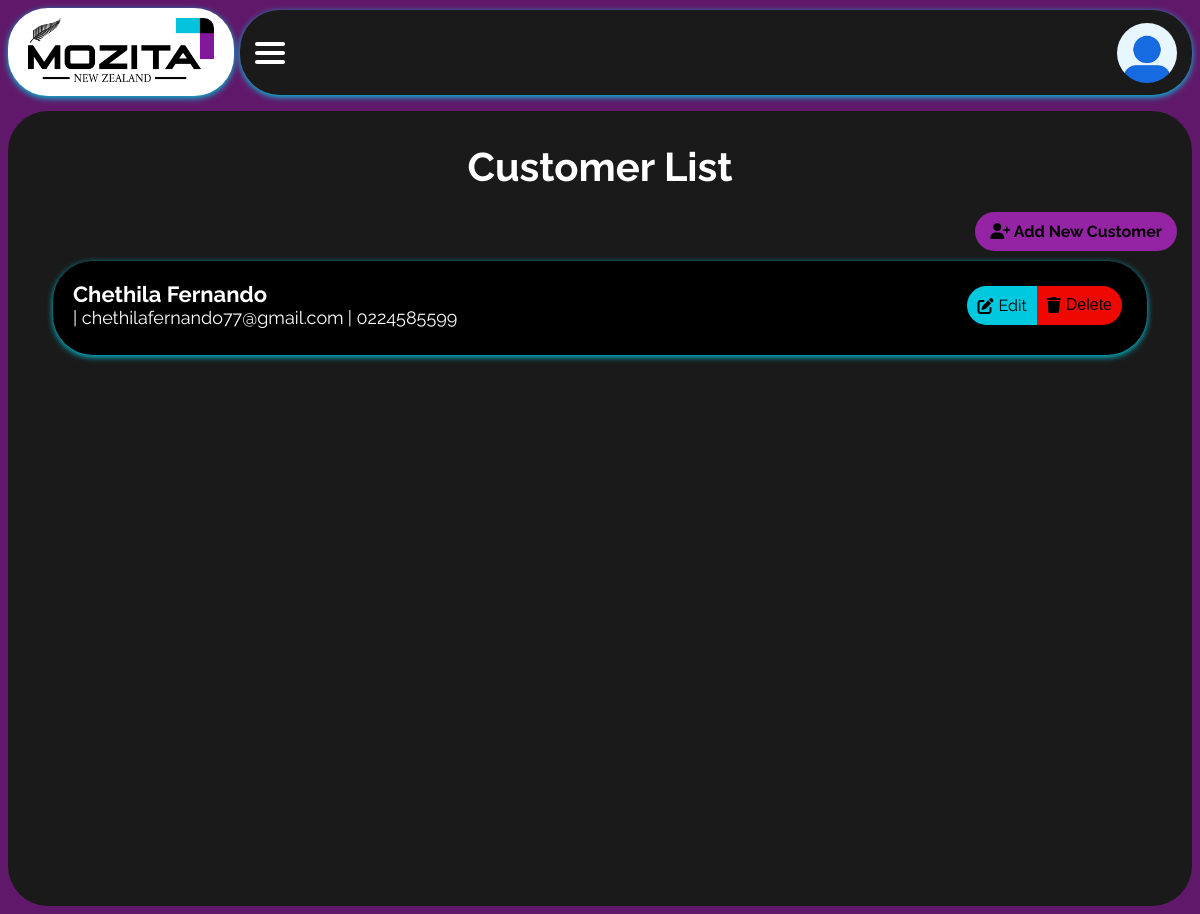
The app's page /customers (signed in) with its own data.
### app/models.py (models this page shows, shortened)
class Customer(db.Model):
    __tablename__ = 'customer'
    id = db.Column(db.Integer, primary_key=True)
    full_name = db.Column(db.String(150), nullable=False)
    phone = db.Column(db.String(50))
    email = db.Column(db.String(150))
    jobs = db.relationship('Job', back_populates='customer')

### app/routes.py (the view)
@main.route('/customers')
@login_required
def customers():
    if current_user.role == 'reception':
        flash("Access denied. Reception users can only access dashboard.",
              "error")
        return redirect(url_for('main.shift_dashboard'))
    customers = Customer.query.all()
    return render_template('customers.html', customers=customers)

### app/models.py (called while the page is built)
@login_manager.user_loader
def load_user(user_id):
    return User.query.get(int(user_id))

### app/templates/customers.html (shortened to what this page needs)
{% extends "layout.html" %}
{% block extra_css %}
<link rel="stylesheet"
      href="https://cdnjs.cloudflare.com/ajax/libs/font-awesome/6.4.0/css/all.min.css">
<link rel="stylesheet"
      href="{{ url_for('static', filename='css/customers.css') }}">
{% endblock %}
{% block content %}
<h2>Customer List</h2>
{% if current_user.role == 'admin' %}
<div class="action-bar">
  <a href="{{ url_for('main.add_customer') }}"
     class="add-customer-btn"
     aria-label="Add a new customer">
    <i class="fas fa-user-plus"></i> Add New Customer
  </a>
</div>
{% endif %}
{% if customers %}
<ul class="customer-list">
  {% for customer in customers %}
  <li class="customer-item"
      tabindex="0"
      aria-label="Customer {{ customer.full_name }}">
    <div class="customer-info">
      <span><strong>{{ customer.full_name }}</strong></span><br>
      {% if customer.email %}<small>| {{ customer.email }}</small>{% endif %}
      {% if customer.phone %}<small>| {{ customer.phone }}</small>{% endif %}
    </div>
    {% if current_user.role == 'admin' %}
    <div class="customer-actions">
      <a href="{{ url_for('main.edit_customer', customer_id=customer.id) }}"
         class="edit-button"
         aria-label="Edit customer {{ customer.full_name }}">
        <i class="fas fa-edit"></i> Edit
      </a>
      <form action="{{ url_for('main.delete_customer', id=customer.id) }}"
            method="POST"
            class="delete-form">
        <button type="submit"
                onclick="return confirm('Are you sure you want to delete {{ customer.full_name }}?')"
                class="delete-button"
                aria-label="Delete customer {{ customer.full_name }}">
          <i class="fas fa-trash"></i> Delete
        </button>
      </form>
    </div>
    {% endif %}
  </li>
  {% endfor %}
</ul>
{% else %}
<p>No customers have been added. Please add a new customer to get started.</p>
{% endif %}
{% endblock %}

### app/static/css/main.css (style rules this page uses)
body { font-family: 'Raleway', sans-serif; background-color: #60196a; color: white; margin: 0; padding: 0; }

### app/static/css/customers.css (style rules this page uses)
h2 { text-align: center; margin-top: 0; margin-bottom: 0; padding: 2rem; font-size: 2.5rem; color: #fff; }
.add-customer-btn { background-color: #9424a3; color: rgb(0, 0, 0); padding: 10px 15px; border-radius: 40px; text-decoration: none; font-weight: bold; transition: background-color 0.3s ease; }
.action-bar { text-align: right; margin-right: 15px; margin-bottom: 20px; }
.customer-list { display: flex; flex-direction: column; align-items: center; justify-content: center; list-style-type: none; padding: 0; margin: 0 15px 20px 15px; gap: 15px; }
.customer-item { background-color: rgb(0, 0, 0); box-shadow: 0 2px 6px #00C8DF; border-radius: 40px; width: calc(100% - 100px); display: flex; justify-content: space-between; align-items: flex-start; padding: 20px; transition: all 0.3s ease; }
.customer-info span { font-size: 22px; padding: 5px 0px; }
.customer-info small { font-size: 18px; color: #ffffff; padding: 5px 0px; }
.customer-actions { display: flex; padding: 5px; gap: 0px; }
.edit-button { background-color: #00C8DF; color: rgb(0, 0, 0); padding: 10px; margin-bottom: 5px; border: none; border-top-left-radius: 40px; border-bottom-left-radius: 40px; cursor: pointer; transition: background-color 0.3s ease; font-size: 16px; text-decoration: none; display: flex; align-items: center; }
.delete-button { background-color: #ee0800; color: rgb(0, 0, 0); padding: 10px 10px 11px 10px; margin-bottom: 5px; border: none; border-top-right-radius: 40px; border-bottom-right-radius: 40px; cursor: pointer; transition: background-color 0.3s ease; font-size: 16px; display: flex; align-items: center; }
.edit-button i, .delete-button i { margin-right: 5px; }

### records on screen
Customer: full_name "Chethila Fernando", email "chethilafernando77@gmail.com", phone "0224585599"
